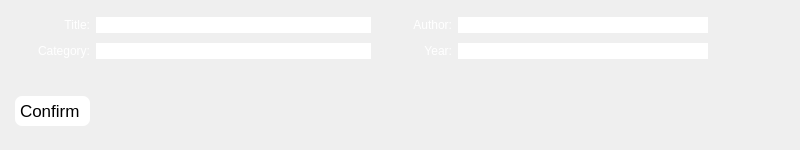
           <widget class="QWidget" name="tabReturn">
            <attribute name="title">
             <string>Add Book</string>
            </attribute>
            <widget class="QWidget" name="verticalLayoutWidget_2">
             <property name="geometry">
              <rect>
               <x>0</x>
               <y>0</y>
               <width>791</width>
               <height>141</height>
              </rect>
             </property>
             <layout class="QVBoxLayout" name="verticalLayout_6">
              <property name="spacing">
               <number>-1</number>
              </property>
              <property name="sizeConstraint">
               <enum>QLayout::SetMinimumSize</enum>
              </property>
              <property name="leftMargin">
               <number>15</number>
              </property>
              <property name="topMargin">
               <number>15</number>
              </property>
              <property name="rightMargin">
               <number>15</number>
              </property>
              <property name="bottomMargin">
               <number>15</number>
              </property>
              <item>
               <layout class="QHBoxLayout" name="horizontalLayout_4">
                <property name="spacing">
                 <number>-1</number>
                </property>
                <property name="leftMargin">
                 <number>0</number>
                </property>
                <property name="topMargin">
                 <number>0</number>
                </property>
                <property name="rightMargin">
                 <number>0</number>
                </property>
                <property name="bottomMargin">
                 <number>0</number>
                </property>
                <item>
                 <widget class="QLabel" name="label_3">
                  <property name="sizePolicy">
                   <sizepolicy hsizetype="Maximum" vsizetype="Maximum">
                    <horstretch>0</horstretch>
                    <verstretch>0</verstretch>
                   </sizepolicy>
                  </property>
                  <property name="minimumSize">
                   <size>
                    <width>75</width>
                    <height>0</height>
                   </size>
                  </property>
                  <property name="styleSheet">
                   <string notr="true">color: white;</string>
                  </property>
                  <property name="text">
                   <string>Title:</string>
                  </property>
                  <property name="alignment">
                   <set>Qt::AlignRight|Qt::AlignTrailing|Qt::AlignVCenter</set>
                  </property>
                 </widget>
                </item>
                <item>
                 <widget class="QLineEdit" name="edtTitle">
                  <property name="minimumSize">
                   <size>
                    <width>275</width>
                    <height>0</height>
                   </size>
                  </property>
                  <property name="maximumSize">
                   <size>
                    <width>275</width>
                    <height>16777215</height>
                   </size>
                  </property>
                  <property name="autoFillBackground">
                   <bool>false</bool>
                  </property>
                  <property name="styleSheet">
                   <string notr="true">color: white;</string>
                  </property>
                  <property name="text">
                   <string/>
                  </property>
                  <property name="frame">
                   <bool>false</bool>
                  </property>
                  <property name="placeholderText">
                   <string>Enter title here</string>
                  </property>
                  <property name="clearButtonEnabled">
                   <bool>true</bool>
                  </property>
                 </widget>
                </item>
                <item>
                 <widget class="QLabel" name="label_7">
                  <property name="sizePolicy">
                   <sizepolicy hsizetype="Maximum" vsizetype="Maximum">
                    <horstretch>0</horstretch>
                    <verstretch>0</verstretch>
                   </sizepolicy>
                  </property>
                  <property name="minimumSize">
                   <size>
                    <width>75</width>
                    <height>0</height>
                   </size>
                  </property>
                  <property name="styleSheet">
                   <string notr="true">color: white;</string>
                  </property>
                  <property name="text">
                   <string>Author:</string>
                  </property>
                  <property name="alignment">
                   <set>Qt::AlignRight|Qt::AlignTrailing|Qt::AlignVCenter</set>
                  </property>
                 </widget>
                </item>
                <item>
                 <widget class="QLineEdit" name="edtAuthor">
                  <property name="minimumSize">
                   <size>
                    <width>250</width>
                    <height>0</height>
                   </size>
                  </property>
                  <property name="maximumSize">
                   <size>
                    <width>250</width>
                    <height>16777215</height>
                   </size>
                  </property>
                  <property name="autoFillBackground">
                   <bool>false</bool>
                  </property>
                  <property name="styleSheet">
                   <string notr="true">color: white;</string>
                  </property>
                  <property name="frame">
                   <bool>false</bool>
                  </property>
                  <property name="placeholderText">
                   <string>Enter author here</string>
                  </property>
                  <property name="clearButtonEnabled">
                   <bool>true</bool>
                  </property>
                 </widget>
                </item>
                <item>
                 <spacer name="horizontalSpacer_3">
                  <property name="orientation">
                   <enum>Qt::Horizontal</enum>
                  </property>
                  <property name="sizeHint" stdset="0">
                   <size>
                    <width>40</width>
                    <height>20</height>
                   </size>
                  </property>
                 </spacer>
                </item>
               </layout>
              </item>
              <item>
               <layout class="QHBoxLayout" name="horizontalLayout_7">
                <property name="spacing">
                 <number>-1</number>
                </property>
                <property name="leftMargin">
                 <number>0</number>
                </property>
                <property name="topMargin">
                 <number>0</number>
                </property>
                <property name="rightMargin">
                 <number>0</number>
                </property>
                <property name="bottomMargin">
                 <number>0</number>
                </property>
                <item>
                 <widget class="QLabel" name="label_8">
                  <property name="sizePolicy">
                   <sizepolicy hsizetype="Maximum" vsizetype="Maximum">
                    <horstretch>0</horstretch>
                    <verstretch>0</verstretch>
                   </sizepolicy>
                  </property>
                  <property name="minimumSize">
                   <size>
                    <width>75</width>
                    <height>0</height>
                   </size>
                  </property>
                  <property name="styleSheet">
                   <string notr="true">color: white;</string>
                  </property>
                  <property name="text">
                   <string>Category:</string>
                  </property>
                  <property name="alignment">
                   <set>Qt::AlignRight|Qt::AlignTrailing|Qt::AlignVCenter</set>
                  </property>
                 </widget>
                </item>
                <item>
                 <widget class="QLineEdit" name="edtCategory">
                  <property name="minimumSize">
                   <size>
                    <width>275</width>
                    <height>0</height>
                   </size>
                  </property>
                  <property name="maximumSize">
                   <size>
                    <width>275</width>
                    <height>16777215</height>
                   </size>
                  </property>
                  <property name="autoFillBackground">
                   <bool>false</bool>
                  </property>
                  <property name="styleSheet">
                   <string notr="true">color: white;</string>
                  </property>
                  <property name="text">
                   <string/>
                  </property>
                  <property name="frame">
                   <bool>false</bool>
                  </property>
                  <property name="placeholderText">
                   <string>Enter category here</string>
                  </property>
                  <property name="clearButtonEnabled">
                   <bool>true</bool>
                  </property>
                 </widget>
                </item>
                <item>
                 <widget class="QLabel" name="label_9">
                  <property name="sizePolicy">
                   <sizepolicy hsizetype="Maximum" vsizetype="Maximum">
                    <horstretch>0</horstretch>
                    <verstretch>0</verstretch>
                   </sizepolicy>
                  </property>
                  <property name="minimumSize">
                   <size>
                    <width>75</width>
                    <height>0</height>
                   </size>
                  </property>
                  <property name="styleSheet">
                   <string notr="true">color: white;</string>
                  </property>
                  <property name="text">
                   <string>Year:</string>
                  </property>
                  <property name="alignment">
                   <set>Qt::AlignRight|Qt::AlignTrailing|Qt::AlignVCenter</set>
                  </property>
                 </widget>
                </item>
                <item>
                 <widget class="QLineEdit" name="edtYear">
                  <property name="minimumSize">
                   <size>
                    <width>250</width>
                    <height>0</height>
                   </size>
                  </property>
                  <property name="maximumSize">
                   <size>
                    <width>250</width>
                    <height>16777215</height>
                   </size>
                  </property>
                  <property name="autoFillBackground">
                   <bool>false</bool>
                  </property>
                  <property name="styleSheet">
                   <string notr="true">color: white;</string>
                  </property>
                  <property name="frame">
                   <bool>false</bool>
                  </property>
                  <property name="placeholderText">
                   <string>Enter year here</string>
                  </property>
                  <property name="clearButtonEnabled">
                   <bool>true</bool>
                  </property>
                 </widget>
                </item>
                <item>
                 <spacer name="horizontalSpacer_6">
                  <property name="orientation">
                   <enum>Qt::Horizontal</enum>
                  </property>
                  <property name="sizeHint" stdset="0">
                   <size>
                    <width>40</width>
                    <height>20</height>
                   </size>
                  </property>
                 </spacer>
                </item>
               </layout>
              </item>
              <item>
               <spacer name="verticalSpacer_4">
                <property name="orientation">
                 <enum>Qt::Vertical</enum>
                </property>
                <property name="sizeHint" stdset="0">
                 <size>
                  <width>20</width>
                  <height>40</height>
                 </size>
                </property>
               </spacer>
              </item>
              <item>
               <widget class="QPushButton" name="pbtnAdd">
                <property name="sizePolicy">
                 <sizepolicy hsizetype="Maximum" vsizetype="Fixed">
                  <horstretch>0</horstretch>
                  <verstretch>0</verstretch>
                 </sizepolicy>
                </property>
                <property name="minimumSize">
                 <size>
                  <width>0</width>
                  <height>30</height>
                 </size>
                </property>
                <property name="maximumSize">
                 <size>
                  <width>16777215</width>
                  <height>30</height>
                 </size>
                </property>
                <property name="font">
                 <font>
                  <pointsize>13</pointsize>
                  <kerning>true</kerning>
                 </font>
                </property>
                <property name="mouseTracking">
                 <bool>true</bool>
                </property>
                <property name="whatsThis">
                 <string>'My Profile' button</string>
                </property>
                <property name="autoFillBackground">
                 <bool>false</bool>
                </property>
                <property name="styleSheet">
                 <string notr="true">
QPushButton
{
text-align: left;
color: black;
padding: 10px;
border-radius:7px;
padding: 5px;
background-color: white; 
}
QPushButton:hover:!pressed
{
  background-color: rgb(241,218,195);
  color: black;
}
QPushButton:checked
{
  background-color: rgb(133,179,225);
  color: black;
}</string>
                </property>
                <property name="text">
                 <string>Confirm </string>
                </property>
                <property name="icon">
                 <iconset>
                  <normaloff>images/navigation-14/svg/check-1518584.svg</normaloff>images/navigation-14/svg/check-1518584.svg</iconset>
                </property>
                <property name="iconSize">
                 <size>
                  <width>25</width>
                  <height>25</height>
                 </size>
                </property>
                <property name="checkable">
                 <bool>false</bool>
                </property>
                <property name="checked">
                 <bool>false</bool>
                </property>
                <property name="autoDefault">
                 <bool>false</bool>
                </property>
                <property name="default">
                 <bool>false</bool>
                </property>
                <property name="flat">
                 <bool>true</bool>
                </property>
               </widget>
              </item>
             </layout>
            </widget>
           </widget>
